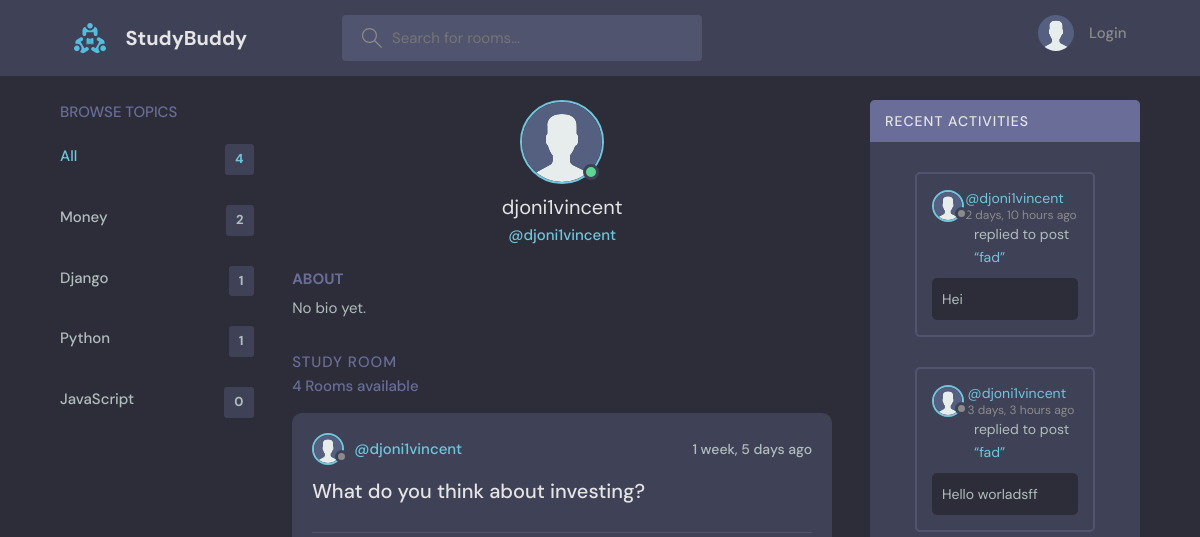
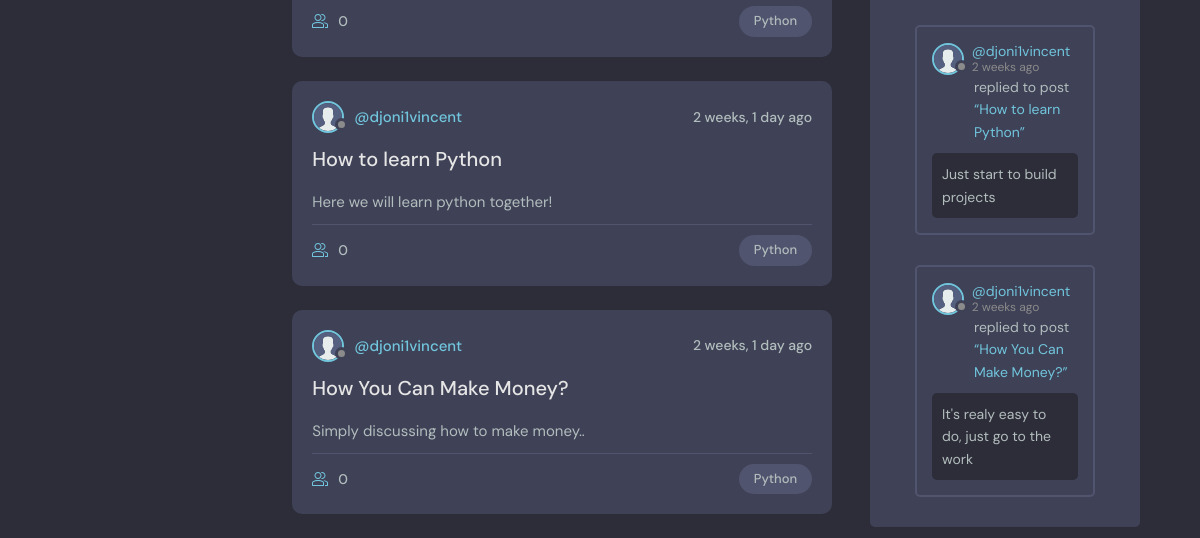
Page /profile/djoni1vincent/ on the earlier database version (2 pictures, top to bottom).
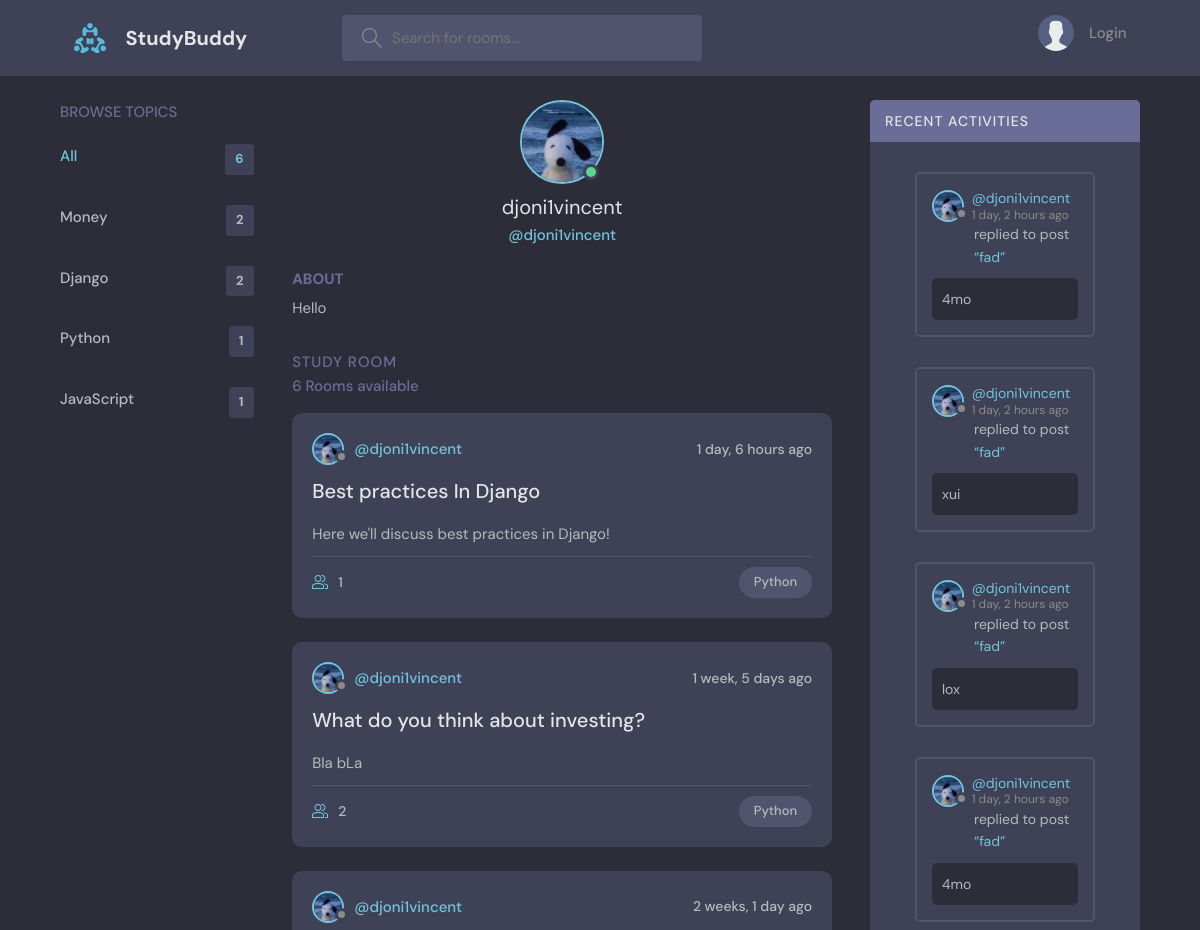
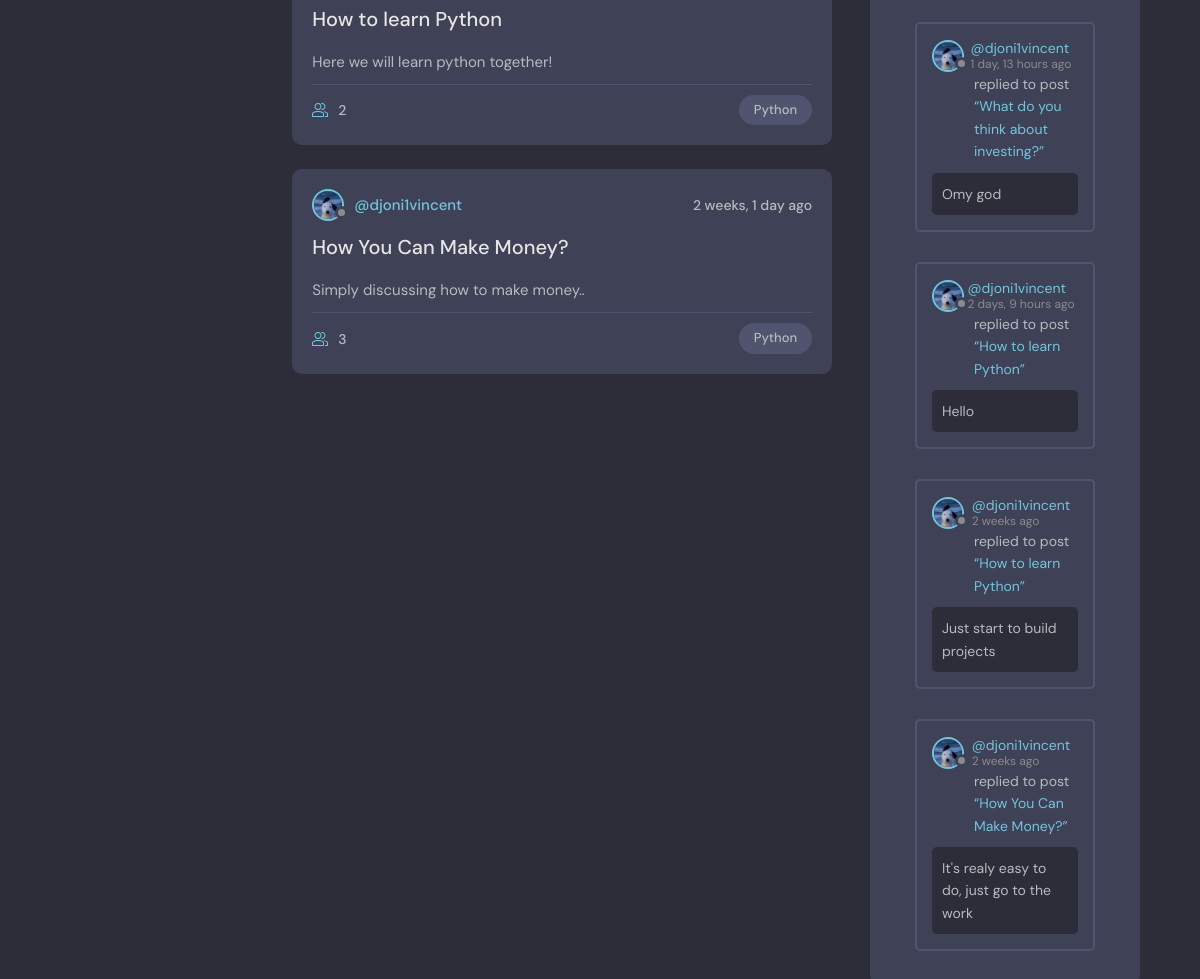
Same page on the later database version (2 pictures, top to bottom).
### base/models.py (models this page shows, shortened)
class Topic(models.Model):
    name = models.CharField(max_length=200)

class Room(models.Model):
    host = models.ForeignKey(User, on_delete=models.SET_NULL, null=True)
    topic = models.ForeignKey(Topic, on_delete=models.SET_NULL, null=True)
    name = models.CharField(max_length=50)
    description = models.TextField(null=True, blank=True, max_length=50)
    participants = models.ManyToManyField(User, related_name="participants", blank=True)
    updated_at = models.DateTimeField(auto_now=True)
    created_at = models.DateTimeField(auto_now_add=True)
    class Meta:
        ordering = ["-updated_at", "-created_at"]
    def __str__(self):
        return self.name

class Message(models.Model):
    user = models.ForeignKey(User, on_delete=models.CASCADE)
    room = models.ForeignKey(Room, on_delete=models.CASCADE)
    body = models.TextField()
    updated_at = models.DateTimeField(auto_now=True)
    created_at = models.DateTimeField(auto_now_add=True)
    class Meta:
        ordering = ["-updated_at", "-created_at"]

class Profile(models.Model):
    user = models.OneToOneField(User, on_delete=models.CASCADE)
    avatar = models.ImageField(upload_to="avatars/", blank=True, null=True)
    bio = models.TextField(blank=True, null=True)

### base/views.py (the view)
# urls.py: path("profile/<str:username>/", views.userProfile, name="user-profile"),
def userProfile(request, username):
    user = User.objects.get(username=username)
    rooms = user.room_set.all()
    messages = user.message_set.all()
    topics = Topic.objects.annotate(room_count=Count("room"))
    context = {
        "user": user,
        "rooms": rooms,
        "room_messages": messages,
        "topics": topics,
        "room_count": Room.objects.count(),
    }
    return render(request, "base/profile.html", context)

### base/templates/base/profile.html (shortened to what this page needs)
{% extends "main.html" %}
{% load static %}
{% block content %}
    <main class="profile-page layout layout--3">
        <div class="container">
            <div class="topics">{% include "base/topics_component.html" %}</div>
            <div class="roomList">
                <div class="profile">
                    <div class="profile__avatar">
                        <div class="avatar avatar--large active">
                            {% if user.profile.avatar %}
                                <img src="{{ user.profile.avatar.url }}" />
                            {% else %}
                                <img src="{% static 'images/avatar.svg' %}" />
                            {% endif %}
                        </div>
                    </div>
                    <div class="profile__info">
                        <h3>{{ user.username }}</h3>
                        <p>@{{ user.username }}</p>
                    </div>
                    <div class="profile__about">
                        <h3>About</h3>
                        <p>{{ user.profile.bio|default:"No bio yet." }}</p>
                    </div>
                </div>
                {% include "base/feed_component.html" %}
            </div>
            <div class="activities">{% include "base/activity_component.html" %}</div>
        </div>
    </main>
{% endblock content %}

### base/templates/base/topics_component.html (shortened to what this page needs)
{% if topics %}
    <div class="topics__header">
        <h2>Browse Topics</h2>
    </div>
    <ul class="topics__list">
        <li>
            <a href="{% url 'home' %}" class="active">All <span>{{ room_count }}</span></a>
        </li>
        {% for topic in topics|slice:":5" %}
            <li>
                <a href="{% url 'home' %}?q={{ topic.name }}">{{ topic.name }}<span>{{ topic.room_count }}</span></a>
            </li>
        {% endfor %}
    </ul>
{% endif %}

### base/templates/base/feed_component.html (shortened to what this page needs)
{% load static %}
<div class="roomList__header">
    <div>
        <h2>Study Room</h2>
        <p>{{ room_count }} Rooms available</p>
    </div>
</div>
{% for room in rooms %}
    <div class="roomListRoom">
        <div class="roomListRoom__header">
            <a href="{% url 'user-profile' room.host.username %}"
               class="roomListRoom__author">
                <div class="avatar avatar--small">
                    {% if room.host.profile.avatar %}
                        <img src="{{ room.host.profile.avatar.url }}"
                             alt="{{ room.host.username }} avatar"
                             width="40"
                             height="40" />
                    {% else %}
                        <img src="{% static 'images/avatar.svg' %}"
                             alt="Default avatar"
                             width="40"
                             height="40" />
                    {% endif %}
                </div>
                <span>@{{ room.host.username }}</span>
            </a>
            <div class="roomListRoom__actions">
                <span>{{ room.created_at|timesince }} ago</span>
            </div>
        </div>
        <div class="roomListRoom__content">
            <a href="{% url 'room' room.id %}">{{ room.name }}</a>
            <p>{{ room.description }}</p>
        </div>
        <div class="roomListRoom__meta">
            <a href="{% url 'room' room.id %}" class="roomListRoom__joined">
                {{ room.participants.count }}
            </a>
            <p class="roomListRoom__topic">Python</p>
        </div>
    </div>
{% endfor %}

### base/templates/base/activity_component.html (shortened to what this page needs)
{% load static %}
<div class="activities__header">
    <h2>Recent Activities</h2>
</div>
{% for message in room_messages %}
    <div class="activities-page layout__body">
        <div class="activities__box">
            <div class="activities__boxHeader roomListRoom__header">
                <a href="{% url 'user-profile' message.user.username %}"
                   class="roomListRoom__author">
                    <div class="avatar avatar--small">
                        {% if message.user.profile.avatar %}
                            <img src="{{ message.user.profile.avatar.url }}" />
                        {% else %}
                            <img src="{% static 'images/avatar.svg' %}" />
                        {% endif %}
                    </div>
                    <p>
                        <a href="{% url 'user-profile' message.user.username %}">@{{ message.user.username }}</a>
                        <span>{{ message.created_at|timesince }} ago</span>
                    </p>
                </a>
            </div>
            <div class="activities__boxContent">
                <p>replied to post <a href="{% url 'room' message.room.id %}">“{{ message.room }}”</a></p>
                <div class="activities__boxRoomContent">{{ message.body }}</div>
            </div>
        </div>
    </div>
{% endfor %}

Differences in the rows shown:
removed Message: user.username "djoni1vincent", created_at "2 days, 10 hours", room "fad", body "Hei"
removed Message: user.username "djoni1vincent", created_at "3 days, 3 hours", room "fad", body "Hello worladsff"
computed for Topic "Django": room_count "1" → "2"
computed for Topic "JavaScript": room_count "0" → "1"
added Room: host.profile.avatar (picture), host.username "djoni1vincent", created_at "1 day, 6 hours", name "Best practices In Django", description "Here we'll discuss best practices in Django!", participants.count "1"
changed Room "What do you think about investing?": description (not shown) → "Bla bLa"; participants.count "0" → "2"
changed Room "How to learn Python": participants.count "0" → "2"
changed Room "How You Can Make Money?": participants.count "0" → "3"
added Message: user.profile.avatar (picture), user.username "djoni1vincent", created_at "1 day, 2 hours", room "fad", body "4mo"
added Message: user.profile.avatar (picture), user.username "djoni1vincent", created_at "1 day, 2 hours", room "fad", body "xui"
added Message: user.profile.avatar (picture), user.username "djoni1vincent", created_at "1 day, 2 hours", room "fad", body "lox"
added Message: user.profile.avatar (picture), user.username "djoni1vincent", created_at "1 day, 2 hours", room "fad", body "4mo"
added Message: user.profile.avatar (picture), user.username "djoni1vincent", created_at "1 day, 13 hours", room "What do you think about investing?", body "Omy god"
added Message: user.profile.avatar (picture), user.username "djoni1vincent", created_at "2 days, 9 hours", room "How to learn Python", body "Hello"
Other differences:
{{ room_count }}: "4" → "6"
{{ user.profile.bio|default:"No bio yet." }}: (not shown) → "Hello"
{{ user.profile.bio|default:"No bio yet." }}: "No bio yet." → (not shown)
